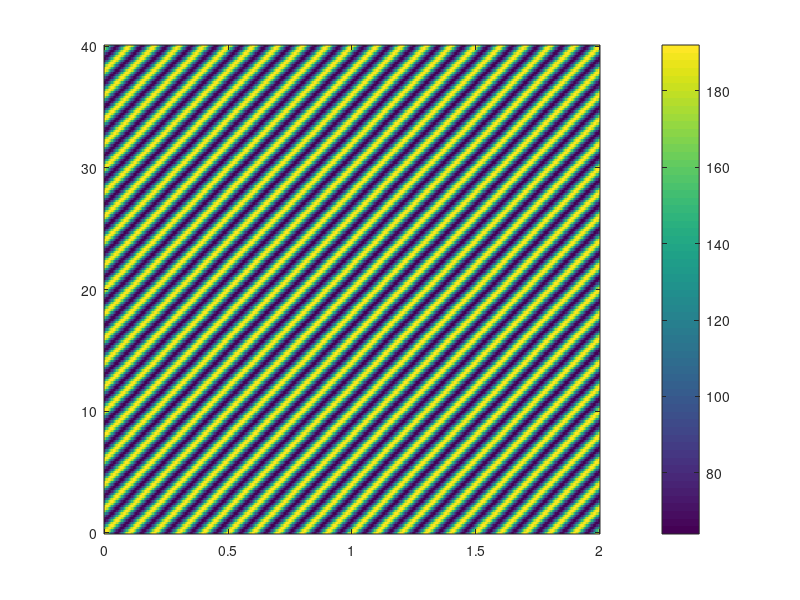
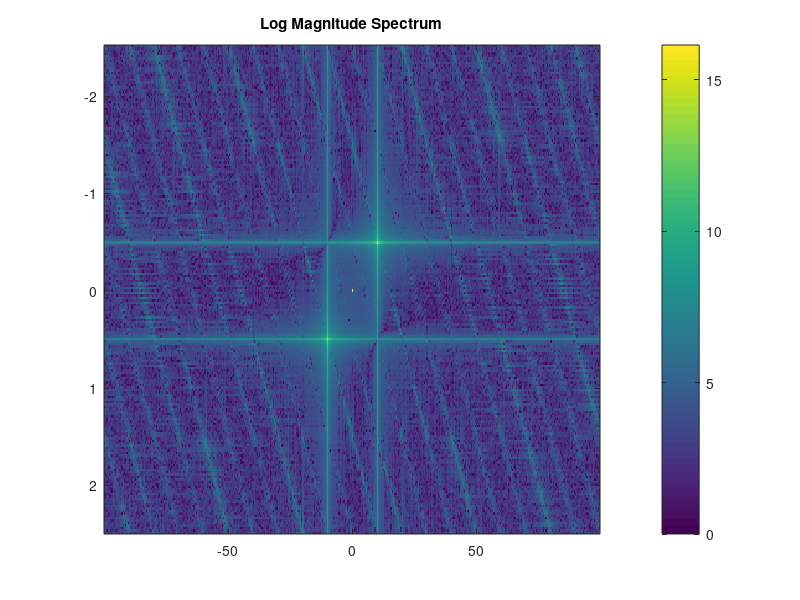

Recreate these plots in MATLAB, in order. (Note: this script raises an error after producing the figures.)
clear
close all

% make a synthetic streak pattern
nt=400;
ny=202;

t=linspace(0,2,nt);
y=linspace(0,40,ny);
[tt,yy]=meshgrid(t,y);
v=20;
f=10;
fst = 1/(t(2)-t(1));
fsy = 1/(y(2)-y(1));

zz = 128+64*cos(2*pi*f*(tt-1/v *yy) );

figure, imagesc(t,y,zz); colorbar; set(gca,'YDir','normal')

zz = uint8(zz);


gray = double(zz); % Ensure it's in double format

% Compute 2D FFT and shift zero-frequency to center
F = fftshift(fft2(gray));
tfreq = fst/nt*(-nt/2:nt/2-1);
yfreq = fsy/ny*(-ny/2:ny/2-1);

% fx = linspace(-0.5, 0.5, nt);
% fy = linspace(-0.5, 0.5, ny);
% [FX, FY] = meshgrid(fx, fy);
% freq_radius = sqrt(FX.^2 + FY.^2);

% Compute magnitude spectrum
magF = abs(F);
logMag = log(1 + magF);

% Normalize and display spectrum
figure;
% imshow(logMag, [], 'InitialMagnification', 'fit');
imagesc(tfreq,yfreq,logMag); colorbar();
title('Log Magnitude Spectrum');

% Threshold to find peaks in frequency domain
bw = imbinarize(mat2gray(logMag), 0.8); % adjust threshold as needed
% bw = bwareaopen(bw, 20); % remove small noise

% Get peak locations (pixels)
[iy, ix] = find(bw);
center = size(gray)/2;

% Analyze peaks
angles = atan2d(yfreq(iy) - yfreq(center(1)), tfreq(ix) - tfreq(center(2)));
radii = sqrt((iy - center(1)).^2 + (ix - center(2)).^2);

% Filter out central low-frequency region
valid = radii > 10; % skip low-frequency noise near center
angles = angles(valid);
radii = radii(valid);

% Display results
disp('Detected feature angles (degrees):');
disp(angles);

% Estimate spacing: spacing = image_size / frequency_peak
image_size = mean(size(gray)); % average dimension
frequencies = radii / image_size;
spacings = 1 ./ frequencies;

disp('Estimated spacings (pixels):');
disp(spacings);

% Optional: show peaks over frequency image
hold on;
plot(tfreq(ix(valid)), yfreq(iy(valid)), 'r+');